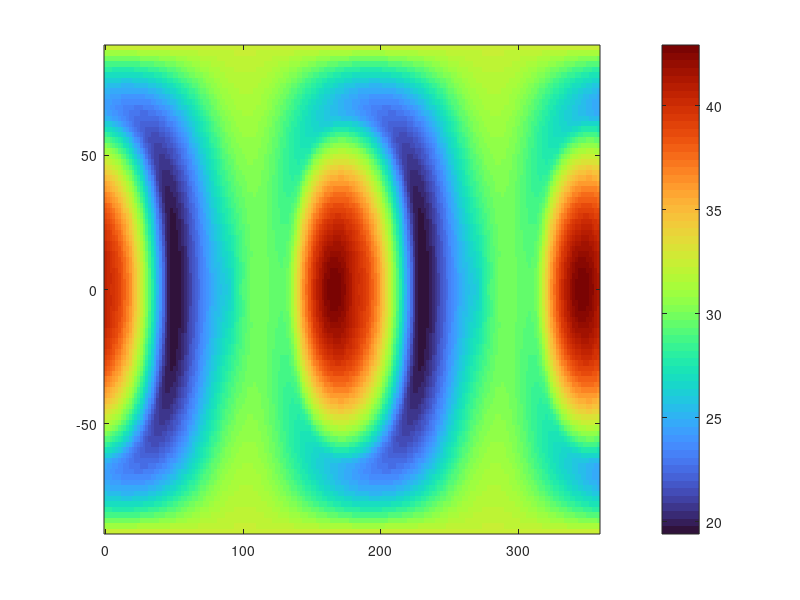

The MATLAB script that drew this image: (Note: this script raises an error after producing the figure.)
%% orbit_plot_results.m  —  CLIENT SIDE

clear; clc;
load('orbit_results.mat');

fprintf('P_mean = %.4f W  |  P_worst%d%% = %.4f W\n', P_mean, worst_pct, P_worst);

% ── Fig 1: Heatmap ────────────────────────────────────────────────────────
figure('Name','Orbit-Average Power vs Tumbling Axis','NumberTitle','off');
imagesc(phi_ax_deg, theta_ax_deg, P_axis_avg);
set(gca,'YDir','normal'); colormap(turbo);
cb = colorbar; cb.Label.String = 'Orbit-average power [W]';
xlabel('Tumbling-axis azimuth \phi [°]');
ylabel('Tumbling-axis elevation \theta [°]');
title(sprintf('Orbit-Average Power vs Tumbling Axis\nMean = %.3f W  |  Worst-%d%% = %.3f W  |  Min = %.3f W  |  Max = %.3f W', ...
              P_mean, worst_pct, P_worst, min(P_flat), max(P_flat)));
xline(180,'w--','LineWidth',0.8); yline(0,'w--','LineWidth',0.8);
axis tight;

% ── Fig 2: 3D sphere ──────────────────────────────────────────────────────
figure('Name','Orbit-Average Power – 3D Sphere','NumberTitle','off');
[PHI, THETA] = meshgrid(phi_ax, theta_ax);
Xs = cos(THETA).*cos(PHI);
Ys = cos(THETA).*sin(PHI);
Zs = sin(THETA);
surf(Xs, Ys, Zs, P_axis_avg, 'EdgeColor','none','FaceColor','interp');
colormap(turbo); cb2 = colorbar;
cb2.Label.String = 'Orbit-average power [W]';
axis equal off;
title(sprintf('Orbit-Average Power on Tumbling-Axis Sphere\nMean = %.3f W', P_mean));
view(135,30); camlight('headlight'); lighting gouraud;

% ── Fig 3: Histogram ──────────────────────────────────────────────────────
figure('Name','Orbit-Average Power – Distribution','NumberTitle','off');
histogram(P_flat, 60, 'FaceColor',[0.2 0.5 0.9], ...
          'EdgeColor','none','Normalization','probability');
hold on;
xline(P_mean,  'r-',  'LineWidth',2, 'Label',sprintf('Mean %.3f W', P_mean), ...
      'LabelVerticalAlignment','bottom');
xline(P_worst, 'k--', 'LineWidth',2, 'Label',sprintf('Worst %d%% %.3f W', worst_pct, P_worst), ...
      'LabelVerticalAlignment','bottom');
xlabel('Orbit-average power [W]'); ylabel('Probability');
title('Distribution of Orbit-Average Power Across All Tumbling Axes');
grid on;
